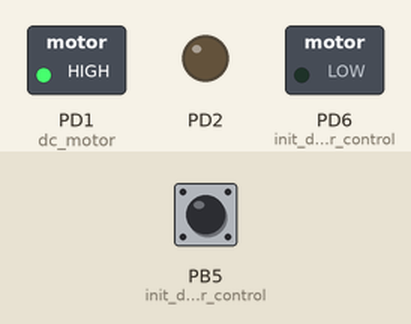
Recording of a program running on a simulated ATmega328P, built with avr-gcc and emulated at 16 MHz. Parts: switched loads named in the program (green lamp = pin HIGH), output pins drawn as LEDs (lit = HIGH). The test bench sets the inputs (shaded band); at power-on: PB5 (init_dc_motor_control) HIGH.

Above: at 1.2 s.
1.3 s: PB5 (init_dc_motor_control) pulled LOW for 0.15 s
At 1.8 s:
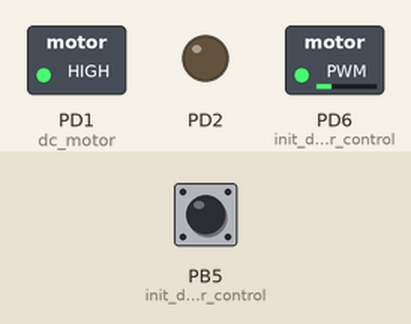
2.9 s: PB5 (init_dc_motor_control) pulled LOW for 1 s
At 4.2 s:
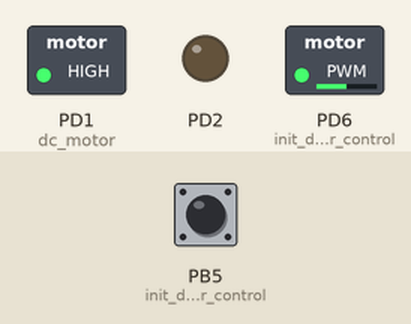
5.4 s: PB5 (init_dc_motor_control) pulled LOW for 0.15 s
At 6.1 s:
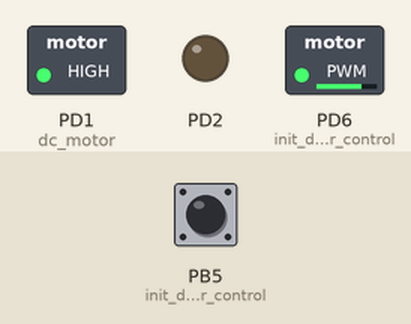
7.0 s: PB5 (init_dc_motor_control) pulled LOW for 3.2 s
At 7.3 s:
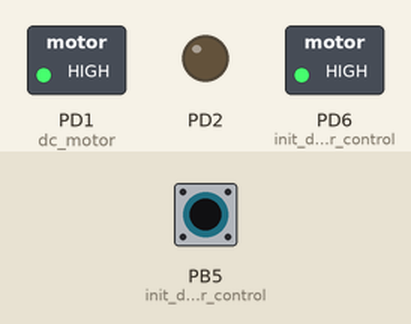
Timing chart, 0 to 10.0 s (numbered marks = the images above; inputs shaded):
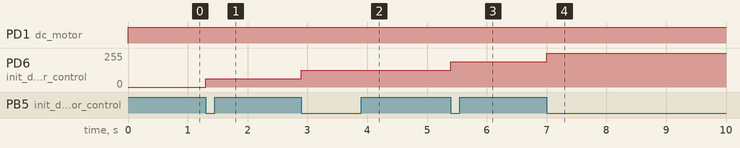

The program:

main.c
```c
#define F_CPU 16000000UL
#include <avr/io.h>

void init_dc_motor_control(void)
{
	// PD6 = OC0A = PWM output
	DDRD |= (1 << DDD6);

	// PB5 = button input
	DDRB &= ~(1 << DDB5);

	// Enable internal pull-up resistor
	PORTB |= (1 << PORTB5);

	// Timer0 Phase Correct PWM
	TCCR0A |= (1 << WGM00);
	TCCR0A |= (1 << COM0A1);

	// Prescaler = 8
	TCCR0B |= (1 << CS01);
}
/*----------------------------calculations----------------------------------
clock frequency = 16000000
pre-scalar value = 8
PWM frequency = Fclk /( 2 x pre-scalar value x 255 )
			  = 16000000 / ( 2 x 8 x 255)
			  = 3.922 kHz
for 0% duty cycle :-
	OCR0A = 0
for 25% duty cycle :-
	OCR0A = ( 25 x 256 ) / 100 -1
		  = 63
for 50% duty cycle :-
	OCR0A = ( 50 x 256 ) / 100 -1
		  = 127
for 75% duty cycle :-
	OCR0A = ( 75 x 256 ) / 100 -1
		  = 191
for 100% duty cycle :-
	OCR0A = ( 100 x 256 ) / 100 -1
		  = 255
--------------------------------------------------------------------------------------*/

void dc_motor(void)
{
	// PD1 and PD2 = motor direction outputs
	DDRD |= (1 << DDD1) | (1 << DDD2);
}

void forward(void)
{
	PORTD |= (1 << PORTD1);
	PORTD &= ~(1 << PORTD2);
}

int main(void)
{
	init_dc_motor_control();

	dc_motor();
	forward();

	uint8_t count = 0;
	uint8_t previous_button = 1;

	while (1)
	{
		uint8_t current_button = PINB & (1 << PINB5);

		// Detect button press
		if (previous_button && !current_button)
		{
			++count;

			if (count == 5) count = 0;

		}

		previous_button = current_button;

		switch (count)
		{
			case 0:
			OCR0A = 0;
			break;

			case 1:
			OCR0A = 63;
			break;

			case 2:
			OCR0A = 127;
			break;

			case 3:
			OCR0A = 191;
			break;

			case 4:
			OCR0A = 255;
			break;
		}
	}
}
```

Measured:
- after the input at 1.3 s, PD6 (init_dc_motor_control): 0/255 → 63/255 at once
- after the input at 2.9 s, PD6 (init_dc_motor_control): 63/255 → 127/255 at once
- after the input at 5.4 s, PD6 (init_dc_motor_control): 127/255 → 191/255 at once
- after the input at 7.0 s, PD6 (init_dc_motor_control): 191/255 → 255/255 at once
